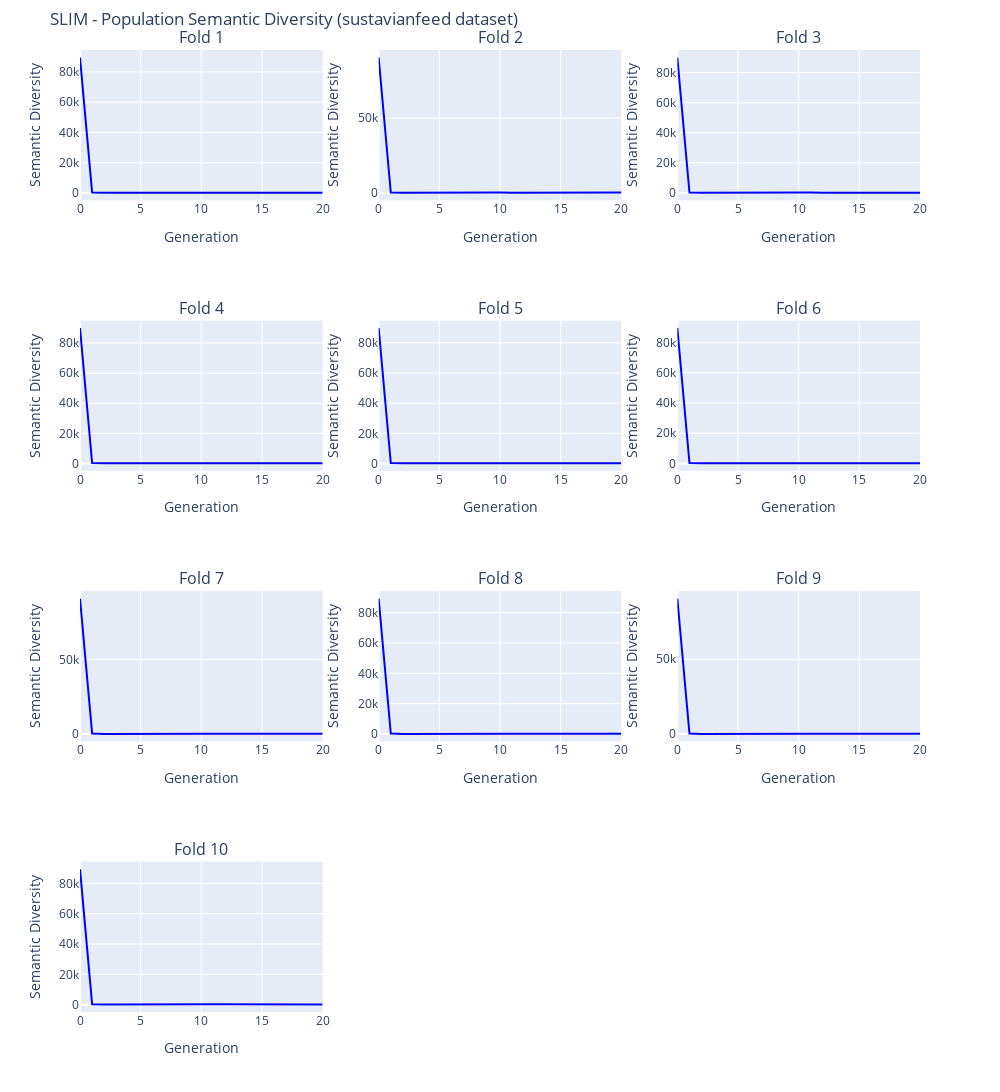

Notebook cell for this chart:
### Markdown cell above
Fitness diversity drops almost imeadiatley to close to zero as soon as the model starts iterating. This means that our model is learning too fast, pending heavily towards explotation and neglecting exploration. All solutions are similar meaning the we are facing early convergence.

### Code cell
plot_SLIM_population_semantic_diversity_logs(
    model_name='SLIM',
    n_folds=n_outer_cv,
    dataset_name='sustavianfeed'
)

### Figure 1 — Plotly figure (JSON) as saved in the notebook; plotly's stock layout.template omitted (floating-point values rounded to 4 significant figures)
{"data": [{"line": {"color": "blue"}, "mode": "lines", "name": "Fold 1", "showlegend": false, "type": "scatter", "x": [0, 1, 2, 3, 4, 5, 6, 7, 8, 9, 10, 11, 12, 13, 14, 15, 16, 17, 18, 19, 20], "xaxis": "x", "y": [89480.0, 266.7, 161.6, 151.6, 224.3, 297.4, 332.9, 320.7, 308.9, 265.0, 263.7, 260.4, 247.4, 290.9, 287.1, 258.8, 261.3, 280.8, 247.5, 269.2, 184.0], "yaxis": "y"}, {"line": {"color": "blue"}, "mode": "lines", "name": "Fold 2", "showlegend": false, "type": "scatter", "x": [0, 1, 2, 3, 4, 5, 6, 7, 8, 9, 10, 11, 12, 13, 14, 15, 16, 17, 18, 19, 20], "xaxis": "x2", "y": [90470.0, 314.3, 101.5, 161.8, 271.5, 332.8, 375.2, 282.1, 256.8, 212.8, 226.6, 175.0, 206.2, 188.5, 232.5, 161.0, 219.9, 179.5, 203.8, 175.0, 218.8], "yaxis": "y2"}, {"line": {"color": "blue"}, "mode": "lines", "name": "Fold 3", "showlegend": false, "type": "scatter", "x": [0, 1, 2, 3, 4, 5, 6, 7, 8, 9, 10, 11, 12, 13, 14, 15, 16, 17, 18, 19, 20], "xaxis": "x3", "y": [90080.0, 317.6, 101.4, 161.4, 271.2, 332.5, 375.3, 282.9, 257.9, 212.4, 280.7, 238.3, 180.0, 185.9, 216.6, 200.7, 177.4, 155.9, 215.0, 198.3, 164.0], "yaxis": "y3"}, {"line": {"color": "blue"}, "mode": "lines", "name": "Fold 4", "showlegend": false, "type": "scatter", "x": [0, 1, 2, 3, 4, 5, 6, 7, 8, 9, 10, 11, 12, 13, 14, 15, 16, 17, 18, 19, 20], "xaxis": "x4", "y": [89900.0, 317.2, 101.4, 161.4, 270.9, 332.1, 374.5, 282.0, 256.8, 211.7, 268.1, 222.7, 249.1, 221.7, 201.4, 221.1, 222.0, 222.1, 207.8, 258.8, 233.6], "yaxis": "y4"}, {"line": {"color": "blue"}, "mode": "lines", "name": "Fold 5", "showlegend": false, "type": "scatter", "x": [0, 1, 2, 3, 4, 5, 6, 7, 8, 9, 10, 11, 12, 13, 14, 15, 16, 17, 18, 19, 20], "xaxis": "x5", "y": [89830.0, 316.3, 101.5, 161.7, 271.6, 333.1, 376.0, 283.5, 258.2, 212.7, 278.6, 234.8, 211.0, 191.0, 201.0, 169.7, 158.6, 192.8, 172.0, 205.0, 186.3], "yaxis": "y5"}, {"line": {"color": "blue"}, "mode": "lines", "name": "Fold 6", "showlegend": false, "type": "scatter", "x": [0, 1, 2, 3, 4, 5, 6, 7, 8, 9, 10, 11, 12, 13, 14, 15, 16, 17, 18, 19, 20], "xaxis": "x6", "y": [89530.0, 314.3, 100.4, 163.4, 265.1, 379.9, 378.6, 311.5, 185.0, 219.6, 173.5, 188.9, 162.9, 216.1, 180.3, 206.0, 156.1, 197.9, 183.2, 202.5, 172.3], "yaxis": "y6"}, {"line": {"color": "blue"}, "mode": "lines", "name": "Fold 7", "showlegend": false, "type": "scatter", "x": [0, 1, 2, 3, 4, 5, 6, 7, 8, 9, 10, 11, 12, 13, 14, 15, 16, 17, 18, 19, 20], "xaxis": "x7", "y": [90760.0, 319.7, 102.5, 163.2, 274.4, 336.0, 390.2, 304.8, 237.8, 185.6, 213.2, 202.0, 243.7, 202.6, 213.8, 180.4, 179.6, 176.4, 220.4, 200.0, 178.8], "yaxis": "y7"}, {"line": {"color": "blue"}, "mode": "lines", "name": "Fold 8", "showlegend": false, "type": "scatter", "x": [0, 1, 2, 3, 4, 5, 6, 7, 8, 9, 10, 11, 12, 13, 14, 15, 16, 17, 18, 19, 20], "xaxis": "x8", "y": [89210.0, 317.8, 102.0, 162.3, 272.5, 334.0, 376.9, 283.6, 258.1, 212.9, 272.4, 218.2, 250.2, 228.8, 222.3, 213.5, 244.9, 252.6, 227.3, 227.7, 206.3], "yaxis": "y8"}, {"line": {"color": "blue"}, "mode": "lines", "name": "Fold 9", "showlegend": false, "type": "scatter", "x": [0, 1, 2, 3, 4, 5, 6, 7, 8, 9, 10, 11, 12, 13, 14, 15, 16, 17, 18, 19, 20], "xaxis": "x9", "y": [90420.0, 317.4, 102.2, 162.7, 273.1, 334.8, 377.7, 284.3, 258.7, 211.4, 267.7, 218.7, 206.1, 205.8, 218.7, 231.3, 235.2, 184.8, 166.7, 177.3, 184.6], "yaxis": "y9"}, {"line": {"color": "blue"}, "mode": "lines", "name": "Fold 10", "showlegend": false, "type": "scatter", "x": [0, 1, 2, 3, 4, 5, 6, 7, 8, 9, 10, 11, 12, 13, 14, 15, 16, 17, 18, 19, 20], "xaxis": "x10", "y": [89370.0, 317.9, 102.0, 162.4, 272.3, 333.7, 376.4, 283.0, 257.4, 210.5, 266.7, 217.9, 205.5, 205.9, 229.8, 232.2, 205.9, 241.2, 193.8, 201.2, 148.3], "yaxis": "y10"}], "layout": {"annotations": [{"font": {"size": 16}, "showarrow": false, "text": "Fold 1", "x": 0.1444, "xanchor": "center", "xref": "paper", "y": 1, "yanchor": "bottom", "yref": "paper"}, {"font": {"size": 16}, "showarrow": false, "text": "Fold 2", "x": 0.5, "xanchor": "center", "xref": "paper", "y": 1, "yanchor": "bottom", "yref": "paper"}, {"font": {"size": 16}, "showarrow": false, "text": "Fold 3", "x": 0.8556, "xanchor": "center", "xref": "paper", "y": 1, "yanchor": "bottom", "yref": "paper"}, {"font": {"size": 16}, "showarrow": false, "text": "Fold 4", "x": 0.1444, "xanchor": "center", "xref": "paper", "y": 0.7188, "yanchor": "bottom", "yref": "paper"}, {"font": {"size": 16}, "showarrow": false, "text": "Fold 5", "x": 0.5, "xanchor": "center", "xref": "paper", "y": 0.7188, "yanchor": "bottom", "yref": "paper"}, {"font": {"size": 16}, "showarrow": false, "text": "Fold 6", "x": 0.8556, "xanchor": "center", "xref": "paper", "y": 0.7188, "yanchor": "bottom", "yref": "paper"}, {"font": {"size": 16}, "showarrow": false, "text": "Fold 7", "x": 0.1444, "xanchor": "center", "xref": "paper", "y": 0.4375, "yanchor": "bottom", "yref": "paper"}, {"font": {"size": 16}, "showarrow": false, "text": "Fold 8", "x": 0.5, "xanchor": "center", "xref": "paper", "y": 0.4375, "yanchor": "bottom", "yref": "paper"}, {"font": {"size": 16}, "showarrow": false, "text": "Fold 9", "x": 0.8556, "xanchor": "center", "xref": "paper", "y": 0.4375, "yanchor": "bottom", "yref": "paper"}, {"font": {"size": 16}, "showarrow": false, "text": "Fold 10", "x": 0.1444, "xanchor": "center", "xref": "paper", "y": 0.1562, "yanchor": "bottom", "yref": "paper"}], "height": 1600, "margin": {"t": 50}, "title": {"text": "SLIM - Population Semantic Diversity (sustavianfeed dataset)"}, "width": 1000, "xaxis": {"anchor": "y", "domain": [0, 0.2889], "title": {"text": "Generation"}}, "xaxis10": {"anchor": "y10", "domain": [0, 0.2889], "title": {"text": "Generation"}}, "xaxis11": {"anchor": "y11", "domain": [0.3556, 0.6444]}, "xaxis12": {"anchor": "y12", "domain": [0.7111, 1]}, "xaxis2": {"anchor": "y2", "domain": [0.3556, 0.6444], "title": {"text": "Generation"}}, "xaxis3": {"anchor": "y3", "domain": [0.7111, 1], "title": {"text": "Generation"}}, "xaxis4": {"anchor": "y4", "domain": [0, 0.2889], "title": {"text": "Generation"}}, "xaxis5": {"anchor": "y5", "domain": [0.3556, 0.6444], "title": {"text": "Generation"}}, "xaxis6": {"anchor": "y6", "domain": [0.7111, 1], "title": {"text": "Generation"}}, "xaxis7": {"anchor": "y7", "domain": [0, 0.2889], "title": {"text": "Generation"}}, "xaxis8": {"anchor": "y8", "domain": [0.3556, 0.6444], "title": {"text": "Generation"}}, "xaxis9": {"anchor": "y9", "domain": [0.7111, 1], "title": {"text": "Generation"}}, "yaxis": {"anchor": "x", "domain": [0.8438, 1], "range": [0, null], "title": {"text": "Semantic Diversity"}}, "yaxis10": {"anchor": "x10", "domain": [0, 0.1562], "range": [0, null], "title": {"text": "Semantic Diversity"}}, "yaxis11": {"anchor": "x11", "domain": [0, 0.1562]}, "yaxis12": {"anchor": "x12", "domain": [0, 0.1562]}, "yaxis2": {"anchor": "x2", "domain": [0.8438, 1], "range": [0, null], "title": {"text": "Semantic Diversity"}}, "yaxis3": {"anchor": "x3", "domain": [0.8438, 1], "range": [0, null], "title": {"text": "Semantic Diversity"}}, "yaxis4": {"anchor": "x4", "domain": [0.5625, 0.7188], "range": [0, null], "title": {"text": "Semantic Diversity"}}, "yaxis5": {"anchor": "x5", "domain": [0.5625, 0.7188], "range": [0, null], "title": {"text": "Semantic Diversity"}}, "yaxis6": {"anchor": "x6", "domain": [0.5625, 0.7188], "range": [0, null], "title": {"text": "Semantic Diversity"}}, "yaxis7": {"anchor": "x7", "domain": [0.2812, 0.4375], "range": [0, null], "title": {"text": "Semantic Diversity"}}, "yaxis8": {"anchor": "x8", "domain": [0.2812, 0.4375], "range": [0, null], "title": {"text": "Semantic Diversity"}}, "yaxis9": {"anchor": "x9", "domain": [0.2812, 0.4375], "range": [0, null], "title": {"text": "Semantic Diversity"}}}}
